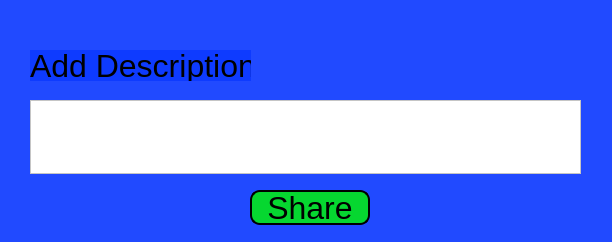
<?xml version="1.0" encoding="UTF-8"?>
<ui version="4.0">
 <class>shareMemory</class>
 <widget class="QDialog" name="shareMemory">
  <property name="geometry">
   <rect>
    <x>0</x>
    <y>0</y>
    <width>612</width>
    <height>242</height>
   </rect>
  </property>
  <property name="windowTitle">
   <string>Dialog</string>
  </property>
  <property name="styleSheet">
   <string notr="true">background-color: rgba(4, 51, 255, 169);</string>
  </property>
  <widget class="QTextEdit" name="textEdit">
   <property name="geometry">
    <rect>
     <x>30</x>
     <y>100</y>
     <width>551</width>
     <height>74</height>
    </rect>
   </property>
   <property name="font">
    <font>
     <pointsize>24</pointsize>
    </font>
   </property>
   <property name="styleSheet">
    <string notr="true">background-color: rgb(255, 255, 255);</string>
   </property>
  </widget>
  <widget class="QLabel" name="label_3">
   <property name="geometry">
    <rect>
     <x>30</x>
     <y>50</y>
     <width>221</width>
     <height>31</height>
    </rect>
   </property>
   <property name="font">
    <font>
     <pointsize>24</pointsize>
    </font>
   </property>
   <property name="styleSheet">
    <string notr="true">background-color: rgba(4, 51, 255, 169);</string>
   </property>
   <property name="text">
    <string>Add Description:</string>
   </property>
  </widget>
  <widget class="QPushButton" name="share">
   <property name="geometry">
    <rect>
     <x>250</x>
     <y>190</y>
     <width>120</width>
     <height>35</height>
    </rect>
   </property>
   <property name="font">
    <font>
     <pointsize>24</pointsize>
    </font>
   </property>
   <property name="styleSheet">
    <string notr="true">border: 2px solid;
Border-radius: 10px;
background-color: rgba(0, 249, 0, 207);</string>
   </property>
   <property name="text">
    <string>Share</string>
   </property>
  </widget>
 </widget>
 <resources/>
 <connections/>
</ui>
